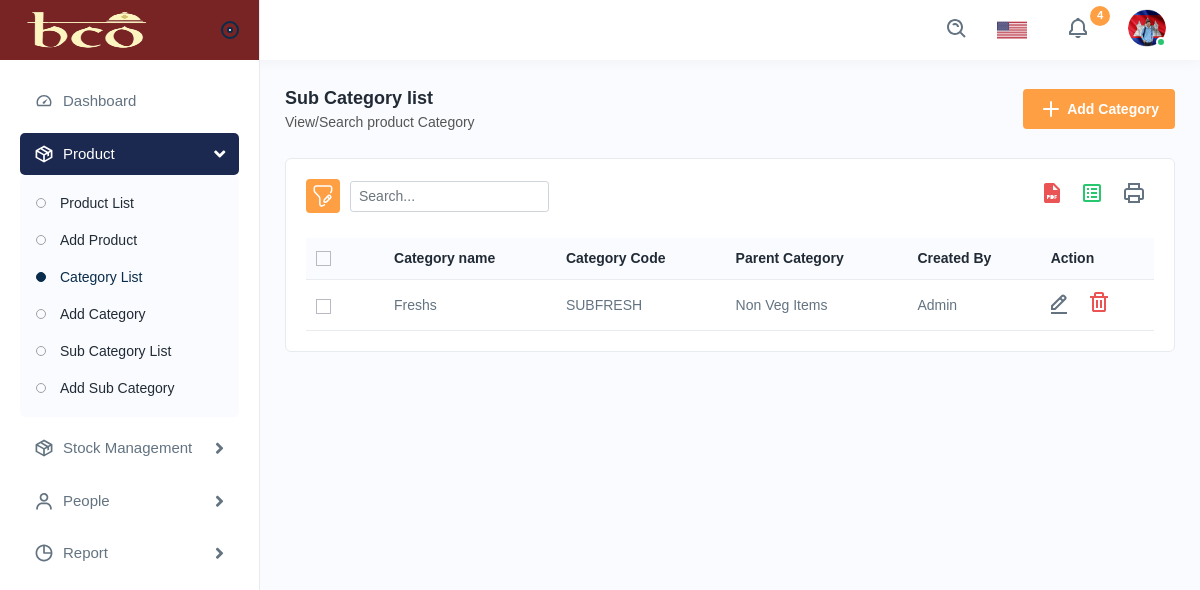
Screenshot of /subcategories with the database file from the repository.
### bcoadmin/models.py (models this page shows)
class Subcategory(models.Model):
    subcategory_name = models.CharField(max_length=250,null=True)
    category_code = models.CharField(max_length=250,unique=True,db_index=True)
    category = models.ForeignKey(Category,on_delete=models.CASCADE,default='',null=True,blank=True)
    slug = models.CharField(max_length=300,null=True)

class Category(models.Model):
    category_name = models.CharField(max_length=250,null=True)
    category_description = models.CharField(max_length=250,null=True)
    category_code = models.CharField(max_length=250,unique=True,db_index=True)
    slug = models.CharField(max_length=300,null=True,blank=True)
    category_image = models.ImageField(upload_to="category_image/",null=True,blank=True)

### bcoadmin/views.py (the view)
# urls.py: path('subcategories',views.subcategoryview.as_view(), name="subcategory"),
class subcategoryview(TemplateView):
    def get(self, request):
        subcategory=Subcategory.objects.all()
        return render(request, 'bcoadmin/subcategories.html',{'categories':subcategory} )

### bcoadmin/templates/bcoadmin/subcategories.html (shortened to what this page needs)
{% extends 'bcoadmin/index.html' %}
{% load static %}
{% block nav %}
<div class="sidebar" id="sidebar">
    <div class="sidebar-inner slimscroll">
        <div id="sidebar-menu" class="sidebar-menu">
            <ul>
                <li>
                    <a href="{% url 'bco_Admin:home' %}"><img src="{% static 'assets/img/icons/dashboard.svg' %}"
                        alt="img"><span> Dashboard</span> </a>
                </li>
                <li class="submenu">
                    <a href="javascript:void(0);"><img src="{% static 'assets/img/icons/product.svg' %}" alt="img"><span>
                            Product</span> <span class="menu-arrow"></span></a>
                    <ul>
                        <li><a href="{% url 'bco_Admin:products' %}">Product List</a></li>
                        <li><a href="{% url 'bco_Admin:addproduct' %}" >Add Product</a></li>
                        <li><a href="{% url 'bco_Admin:category' %}"  class="active">Category List</a></li>
                        <li><a href="{% url 'bco_Admin:addcategory' %}">Add Category</a></li>
                        <li><a href="{% url 'bco_Admin:subcategory' %}">Sub Category List</a></li>
                        <li><a href="{% url 'bco_Admin:addsubcategory' %}">Add Sub Category</a></li>
                    </ul>
                </li>
                <li class="submenu">
                    <a href="javascript:void(0);"><img src="{% static 'assets/img/icons/product.svg' %}"
                            alt="img"><span> Stock Management</span> <span class="menu-arrow"></span></a>
                </li>
                <li class="submenu">
                    <a href="javascript:void(0);"><img src="{% static 'assets/img/icons/users1.svg' %}"
                            alt="img"><span> People</span> <span class="menu-arrow"></span></a>
                </li>
                <li class="submenu">
                    <a href="javascript:void(0);"><img src="{% static 'assets/img/icons/time.svg' %}" alt="img"><span>
                            Report</span> <span class="menu-arrow"></span></a>
                </li>
            </ul>
        </div>
    </div>
</div>
{% endblock %}
{% block body %}
<div class="page-wrapper">
    <div class="content">
        <div class="page-header">
            <div class="page-title">
                <h4>Sub Category list</h4>
                <h6>View/Search product Category</h6>
            </div>
            <div class="page-btn">
                <a href="{% url 'bco_Admin:addsubcategory' %}" class="btn btn-added">
                    <img src="{% static 'assets/img/icons/plus.svg' %}" class="me-1" alt="img">Add Category
                </a>
            </div>
        </div>
        <div class="card">
            <div class="card-body">
                <div class="table-top">
                    <div class="search-set">
                        <div class="search-path">
                            <a class="btn btn-filter" id="filter_search">
                                <img src="{% static 'assets/img/icons/filter.svg' %}" alt="img">
                            </a>
                        </div>
                        <div class="search-input">
                            <a class="btn btn-searchset"><img src="{% static 'assets/img/icons/search-white.svg' %}" alt="img"></a>
                        </div>
                        <div id="DataTables_Table_0_filter" class="dataTables_filter"><label> <input type="search"
                            class="form-control form-control-sm" placeholder="Search..."
                            aria-controls="DataTables_Table_0"></label></div>
                    </div>
                    <div class="wordset">
                        <ul>
                            <li>
                                <a data-bs-toggle="tooltip" data-bs-placement="top" title="pdf"><img
                                        src="{% static 'assets/img/icons/pdf.svg' %}" alt="img"></a>
                            </li>
                            <li>
                                <a data-bs-toggle="tooltip" data-bs-placement="top" title="excel"><img
                                        src="{% static 'assets/img/icons/excel.svg' %}" alt="img"></a>
                            </li>
                            <li>
                                <a data-bs-toggle="tooltip" data-bs-placement="top" title="print"><img
                                        src="{% static 'assets/img/icons/printer.svg' %}" alt="img"></a>
                            </li>
                        </ul>
                    </div>
                </div>
                <div class="table-responsive">
                    <table class="table  datanew">
                        <thead>
                            <tr>
                                <th>
                                    <label class="checkboxs">
                                        <span class="checkmarks"></span>
                                    </label>
                                </th>
                                <th>Category name</th>
                                <th>Category Code</th>
                                <th>Parent Category</th>
                                <th>Created By</th>
                                <th>Action</th>
                            </tr>
                        </thead>
                        <tbody>
                            {% for category in categories %}
                            <tr>
                                <td>
                                    <label class="checkboxs">
                                        <span class="checkmarks"></span>
                                    </label>
                                </td>
                                <td>{{category.subcategory_name}}</td>
                                <td>{{category.category_code}}</td>
                                <td>{{category.category.category_name}}</td>
                                <td>Admin</td>
                                <td>
                                    <a class="me-3" href="{% url 'bco_Admin:subcategoryedit' category.category_code %}">
                                        <img src="{% static 'assets/img/icons/edit.svg' %}" alt="img">
                                    </a>
                                    <a class="confirm-tet" href="{% url 'bco_Admin:sub_category_delete' category.category_code %}">
                                        <img src="{% static 'assets/img/icons/delete.svg' %}" alt="img">
                                    </a>
                                </td>
                            </tr>
                            {% endfor %}
                        </tbody>
                    </table>
                </div>
            </div>
        </div>
    </div>
</div>
{% endblock %}

### rows the page displays
Subcategory: subcategory_name "Freshs", category_code "SUBFRESH", category.category_name "Non Veg Items"
